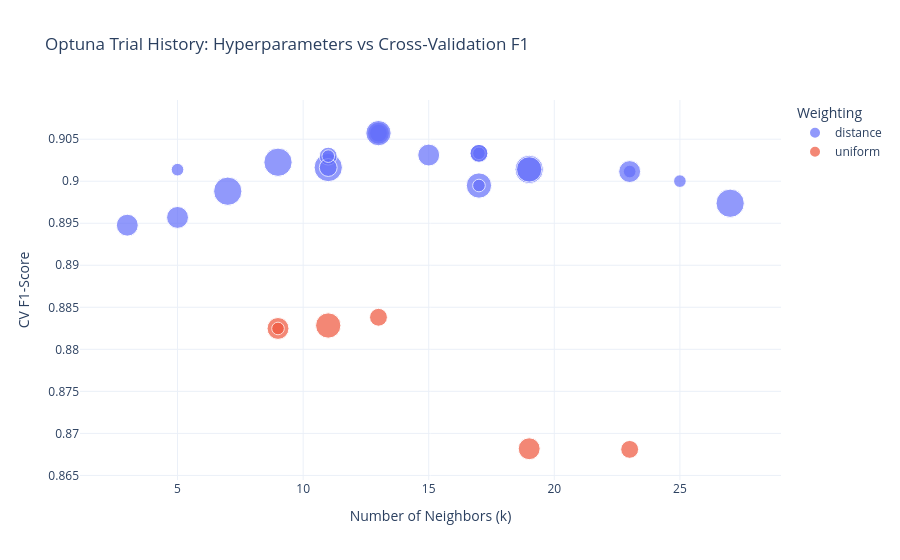

Notebook cell for this chart:
### Markdown cell above
## 6.2 Advanced Hyperparameter Optimization via Optuna

To maximize the discriminating power of the 20-feature subset, we employ **Optuna** (Tree-structured Parzen Estimator / TPE Bayesian Optimization). Rather than searching on a fixed discrete grid, Optuna iteratively samples the hyperparameter space (number of neighbors $k$, distance metric $p$, leaf size, and weight functions) toward maximizing the 5-fold cross-validation F1-score.

### Code cell
# Optuna Study for KNN on the Top 20 Selected Features
def objective(trial):
    n_neighbors = trial.suggest_int('n_neighbors', 3, 27, step=2)
    weights = trial.suggest_categorical('weights', ['uniform', 'distance'])
    p = trial.suggest_int('p', 1, 2)
    leaf_size = trial.suggest_int('leaf_size', 10, 50, step=10)
    
    knn = KNeighborsClassifier(n_neighbors=n_neighbors, weights=weights, p=p, leaf_size=leaf_size)
    score = cross_val_score(knn, X_train_sel, y_train, cv=5, scoring='f1').mean()
    return score

study = optuna.create_study(direction='maximize')
study.optimize(objective, n_trials=30)

print('Optuna Best Hyperparameters:', study.best_params)
print(f'Optuna Best 5-Fold CV F1-Score: {study.best_value:.4f}')

# Train optimized model
best_knn_optuna = KNeighborsClassifier(**study.best_params)
best_knn_optuna.fit(X_train_sel, y_train)
y_pred_optuna = best_knn_optuna.predict(X_test_sel)

print('\nOptuna Model Test Performance:')
print(f'  Accuracy : {accuracy_score(y_test, y_pred_optuna)*100:.2f}%')
print(f'  F1-Score : {f1_score(y_test, y_pred_optuna)*100:.2f}%')

# Interactive Optuna Trials Exploration
trials_df = study.trials_dataframe()
fig_optuna = px.scatter(
    trials_df,
    x='params_n_neighbors',
    y='value',
    color='params_weights',
    size='params_leaf_size',
    hover_data=['params_p'],
    title='Optuna Trial History: Hyperparameters vs Cross-Validation F1',
    labels={'params_n_neighbors': 'Number of Neighbors (k)', 'value': 'CV F1-Score', 'params_weights': 'Weighting'},
    template='plotly_white'
)
fig_optuna.show()

### Figure 1 — Plotly figure (JSON) as saved in the notebook; plotly's stock layout.template omitted (floating-point values rounded to 4 significant figures)
{"data": [{"customdata": [[1], [1], [2], [1], [1], [2], [1], [2], [1], [1], [1], [1], [1], [2], [1], [2], [1], [1], [1], [1], [1], [2], [1], [1]], "hovertemplate": "Weighting=distance<br>Number of Neighbors (k)=%{x}<br>CV F1-Score=%{y}<br>params_leaf_size=%{marker.size}<br>params_p=%{customdata[0]}<extra></extra>", "legendgroup": "distance", "marker": {"color": "#636efa", "size": [10, 10, 50, 50, 30, 50, 30, 40, 50, 20, 30, 20, 10, 30, 30, 20, 20, 10, 40, 10, 20, 10, 40, 50], "sizemode": "area", "sizeref": 0.125, "symbol": "circle"}, "mode": "markers", "name": "distance", "orientation": "v", "showlegend": true, "type": "scatter", "x": [25, 23, 11, 27, 15, 7, 3, 17, 19, 13, 13, 11, 5, 5, 23, 11, 17, 17, 19, 11, 17, 17, 13, 9], "xaxis": "x", "y": [0.9, 0.9012, 0.9016, 0.8974, 0.9031, 0.8988, 0.8948, 0.8995, 0.9014, 0.9057, 0.9057, 0.903, 0.9014, 0.8957, 0.9012, 0.9016, 0.9033, 0.9033, 0.9014, 0.903, 0.9033, 0.8995, 0.9057, 0.9023], "yaxis": "y"}, {"customdata": [[1], [2], [1], [1], [1], [1]], "hovertemplate": "Weighting=uniform<br>Number of Neighbors (k)=%{x}<br>CV F1-Score=%{y}<br>params_leaf_size=%{marker.size}<br>params_p=%{customdata[0]}<extra></extra>", "legendgroup": "uniform", "marker": {"color": "#EF553B", "size": [30, 20, 30, 40, 10, 20], "sizemode": "area", "sizeref": 0.125, "symbol": "circle"}, "mode": "markers", "name": "uniform", "orientation": "v", "showlegend": true, "type": "scatter", "x": [19, 13, 9, 11, 9, 23], "xaxis": "x", "y": [0.8682, 0.8838, 0.8825, 0.8828, 0.8825, 0.8681], "yaxis": "y"}], "layout": {"legend": {"itemsizing": "constant", "title": {"text": "Weighting"}, "tracegroupgap": 0}, "title": {"text": "Optuna Trial History: Hyperparameters vs Cross-Validation F1"}, "xaxis": {"anchor": "y", "domain": [0, 1], "title": {"text": "Number of Neighbors (k)"}}, "yaxis": {"anchor": "x", "domain": [0, 1], "title": {"text": "CV F1-Score"}}}}
